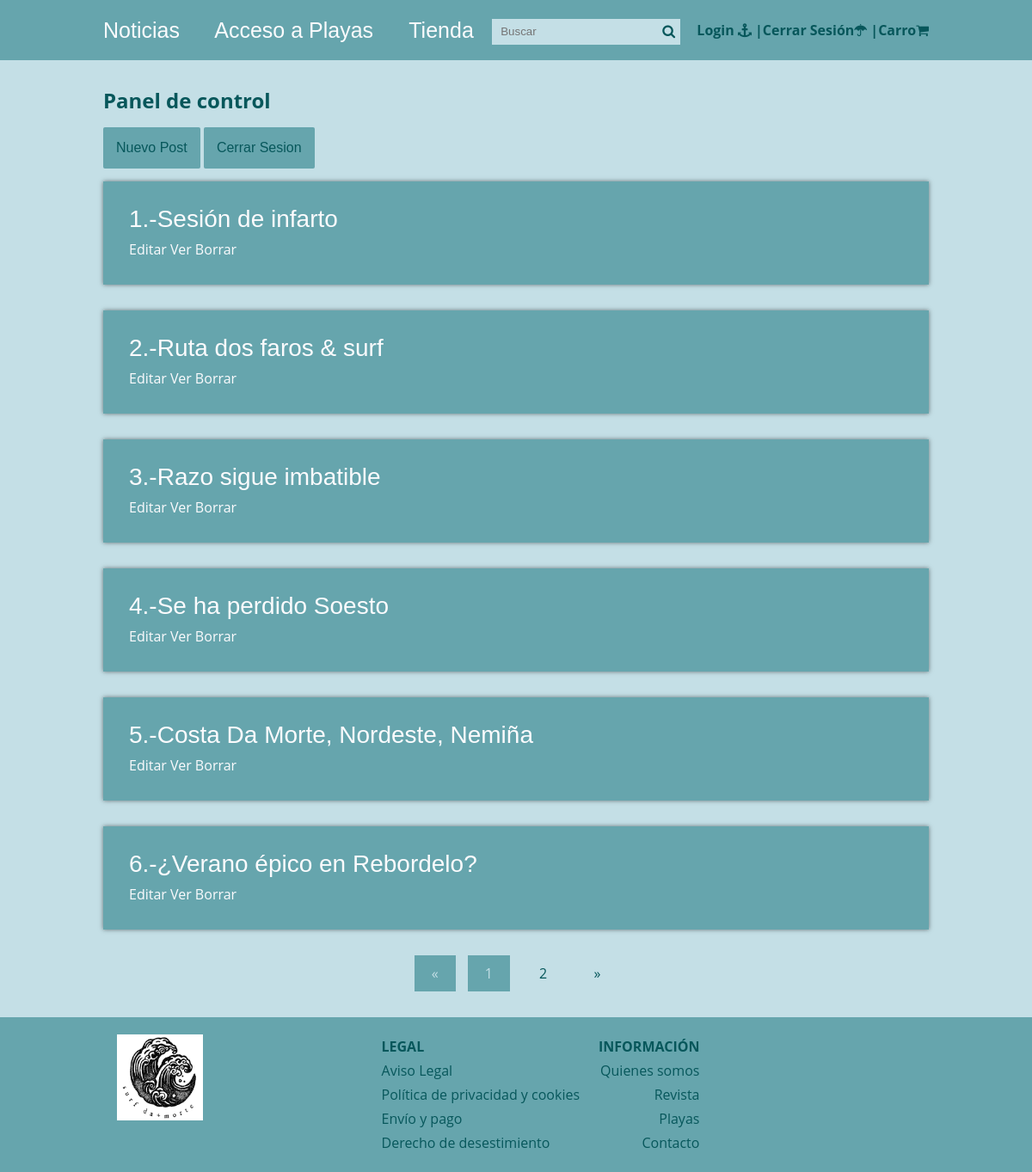
Page /admin (signed in) on the committed database.
### tables this page shows
CREATE TABLE IF NOT EXISTS Articulos (
    id INT AUTO_INCREMENT PRIMARY KEY,
    titulo VARCHAR(255) NOT NULL,
    extracto TEXT,
    fecha TIMESTAMP DEFAULT CURRENT_TIMESTAMP,
    text TEXT,
    thumb VARCHAR(255),  
    CodCategoria INT,
    FOREIGN KEY (CodCategoria) REFERENCES Categorias_Articulos(CodCategoria)
);

### admin/index.php (called while the page is built, shortened)
<?php session_start();
require 'config.php';
require '../functions.php';
$conexion = conexion($bd_config);
$posts = obtener_post($blog_config['post_por_pagina'], $conexion);
require '../views/admin_index.view.php';
?>

### admin/config.php (called while the page is built, shortened)
<?php
$blog_config = array(
    'post_por_pagina' => '6',
    'carpeta_imagenes' => 'imagenes/',
);
?>

### functions.php (called while the page is built, shortened)
<?php
function obtener_post($post_por_pagina, $conexion){
    $inicio = (pagina_actual() > 1 ? pagina_actual() * $post_por_pagina - $post_por_pagina : 0);
    $sentencia = $conexion->prepare("SELECT SQL_CALC_FOUND_ROWS * FROM articulos LIMIT $inicio, $post_por_pagina");
    $sentencia->execute();
    return $sentencia->fetchAll();
}
function pagina_actual(){
    return isset($_GET['p']) ? (int)$_GET['p'] : 1;
}
?>

### views/admin_index.view.php (the view, shortened to what this page needs)
<?php require 'header.php'; ?>
    <div class="contenedor">
    <h2> Panel de control </h2>
    <a href="nuevo.php" class="btn">Nuevo Post</a>
    <a href="cerrar.php" class="btn">Cerrar Sesion</a>
    <?php foreach($posts as $post): ?>
    <div class="post">
        <article>
            <h2 class="titulo"><?php echo $post['id'] . '.-' . $post['titulo']; ?></h2>
            <a href="editar.php?id=<?php echo $post['id']?>">Editar</a>
            <a href="../single.php?id=<?php echo $post['id']; ?>">Ver</a>
            <a href="borrar.php?id=<?php echo $post['id']; ?>">Borrar</a>
        </article>
    </div>
<?php endforeach; ?>
        <?php require '../paginacion.php'; ?>
    </div>
    <?php  require '../footer.php' ; ?>

### css/estilos.css (style rules this page uses)
:root { --color4: #003b46; --color2: #07575b; --color3: #66a5ad; --color1: #c4dfe6; --color5: #fbfbfd; }
* { margin: 0; padding: 0; -webkit-box-sizing: border-box; -moz-box-sizing: border-box; box-sizing: border-box; }
body { font-size: 16px; font-family: 'Open Sans', sans-serif; background: var(--color1); color: var(--color2); margin: 0; }
a { text-decoration: none; color: var(--color5); }
.contenedor { max-width: 1000px; width: 80%; margin: auto; position: relative; }
.post { width: 100%; background: var(--color3); box-shadow: 0px 0px 5px rgba(0,0,0, .5); margin-bottom: 30px; padding: 30px; color: var(--color5); }
.post article .titulo { font-family: "Oswald", Arial, Sans-serif; font-size: 28px; font-weight: normal; line-height: 28px; margin-bottom: 10px; }
.btn { padding: 15px; display: inline-block; margin: 15px 0; background: var(--color3); color: var(--color2); font-size: 1em; font-family: Arial, sans-serif, helvetica; border-radius: 2px; border:none; }

### css/views.css (style rules this page uses)
:root { --color3: #66a5ad; --color2: #07575b; --color4: #66a5ad; --color1: #c4dfe6; --color5: #fbfbfd; }

### rows in the picture
articulos: id "1", titulo "Sesión de infarto"
articulos: id "2", titulo "Ruta dos faros & surf"
articulos: id "3", titulo "Razo sigue imbatible"
articulos: id "4", titulo "Se ha perdido Soesto"
articulos: id "5", titulo "Costa Da Morte, Nordeste, Nemiña"
articulos: id "6", titulo "¿Verano épico en Rebordelo?"
